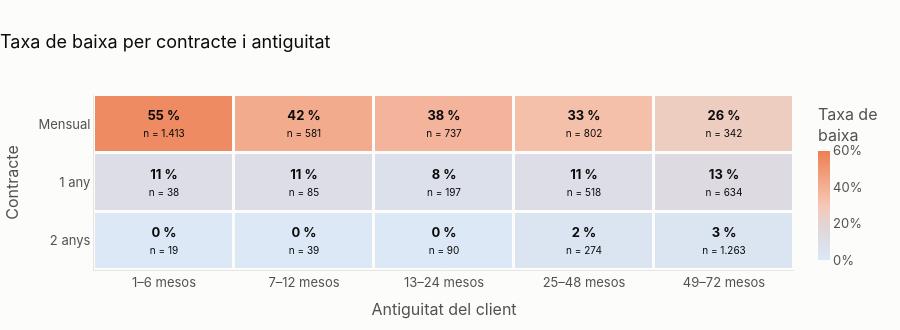

Notebook cell for this chart:
### Markdown cell above
## On es concentra el risc

Taxa de baixa per tipus de contracte i tram d'antiguitat (en mesos).

### Code cell
taxa, n = taula_contracte_tram(df)
fig = fig_mapa_calor(taxa, n, "Taxa de baixa per contracte i antiguitat")
exportar(fig, "pf_mapa_calor"); fig.show()
taxa

### Figure 1 — Plotly figure (JSON) as saved in the notebook; plotly's stock layout.template omitted (floating-point values rounded to 4 significant figures)
{"data": [{"colorbar": {"thickness": 12, "tickformat": ".0%", "title": {"text": "Taxa de<br>baixa"}}, "colorscale": [[0, "rgba(42,120,214,0.15)"], [0.5, "rgba(235,104,52,0.35)"], [1, "rgba(235,104,52,0.85)"]], "hovertemplate": "Contracte %{y} · %{x}<br>Han marxat: %{z:.1%}<extra></extra>", "text": [["<b>55 %</b><br><span style='font-size:10px'>n = 1.413</span>", "<b>42 %</b><br><span style='font-size:10px'>n = 581</span>", "<b>38 %</b><br><span style='font-size:10px'>n = 737</span>", "<b>33 %</b><br><span style='font-size:10px'>n = 802</span>", "<b>26 %</b><br><span style='font-size:10px'>n = 342</span>"], ["<b>11 %</b><br><span style='font-size:10px'>n = 38</span>", "<b>11 %</b><br><span style='font-size:10px'>n = 85</span>", "<b>8 %</b><br><span style='font-size:10px'>n = 197</span>", "<b>11 %</b><br><span style='font-size:10px'>n = 518</span>", "<b>13 %</b><br><span style='font-size:10px'>n = 634</span>"], ["<b>0 %</b><br><span style='font-size:10px'>n = 19</span>", "<b>0 %</b><br><span style='font-size:10px'>n = 39</span>", "<b>0 %</b><br><span style='font-size:10px'>n = 90</span>", "<b>2 %</b><br><span style='font-size:10px'>n = 274</span>", "<b>3 %</b><br><span style='font-size:10px'>n = 1.263</span>"]], "textfont": {"color": "#0b0b0b", "size": 13}, "texttemplate": "%{text}", "type": "heatmap", "x": ["1–6 mesos", "7–12 mesos", "13–24 mesos", "25–48 mesos", "49–72 mesos"], "xgap": 3, "y": ["Mensual", "1 any", "2 anys"], "ygap": 3, "z": [[0.552, 0.42, 0.3772, 0.3292, 0.2602], [0.1053, 0.1059, 0.08122, 0.1062, 0.1293], [0.0, 0.0, 0.0, 0.0219, 0.03325]], "zmax": 0.6, "zmin": 0}], "layout": {"font": {"color": "#52514e", "family": "Inter, Segoe UI, sans-serif", "size": 13}, "height": 330, "hoverlabel": {"bgcolor": "white", "font": {"color": "#0b0b0b"}}, "legend": {"font": {"color": "#0b0b0b"}, "orientation": "h", "x": 0, "xanchor": "left", "y": 1.01, "yanchor": "bottom"}, "margin": {"b": 60, "l": 60, "r": 30, "t": 95}, "paper_bgcolor": "#fcfcfb", "plot_bgcolor": "#fcfcfb", "separators": ",.", "title": {"font": {"color": "#0b0b0b", "size": 18}, "text": "Taxa de baixa per contracte i antiguitat", "x": 0, "xanchor": "left"}, "xaxis": {"gridcolor": "#e6e5e0", "linecolor": "#e6e5e0", "showgrid": false, "title": {"font": {"color": "#52514e"}, "text": "Antiguitat del client"}, "zeroline": false}, "yaxis": {"autorange": "reversed", "gridcolor": "#e6e5e0", "linecolor": "#e6e5e0", "showgrid": false, "title": {"font": {"color": "#52514e"}, "text": "Contracte"}, "zeroline": false}}}
